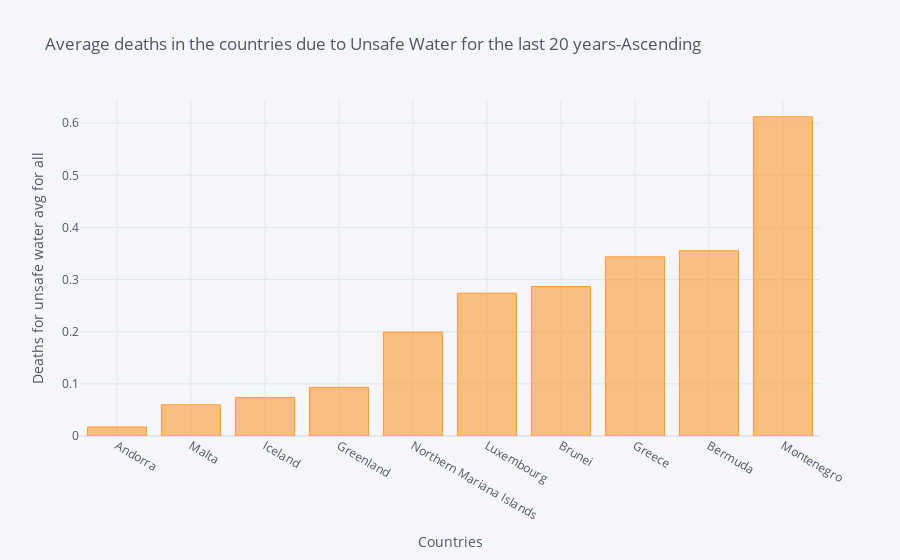

The code cell stored with this chart in its notebook:
### Code cell
avg_all=small_df.sort_values(by='Average Death due to Unsafe Water over the years', ascending=True).head(10)
avg_all[['Country','Average Death due to Unsafe Water over the years']].\
set_index('Country').iplot(kind='bar', xTitle='Countries', yTitle=' Deaths for unsafe water avg for all',
title='Average deaths in the countries due to Unsafe Water for the last 20 years-Ascending ')

### Figure 1 — Plotly figure (JSON) as saved in the notebook; plotly's stock layout.template omitted (floating-point values rounded to 4 significant figures)
{"data": [{"marker": {"color": "rgba(255, 153, 51, 0.6)", "line": {"color": "rgba(255, 153, 51, 1.0)", "width": 1}}, "name": "Average Death due to Unsafe Water over the years", "orientation": "v", "text": "", "type": "bar", "x": ["Andorra", "Malta", "Iceland", "Greenland", "Northern Mariana Islands", "Luxembourg", "Brunei", "Greece", "Bermuda", "Montenegro"], "y": [0.01721, 0.05984, 0.074, 0.09333, 0.1993, 0.2739, 0.2867, 0.3436, 0.3554, 0.6122]}], "layout": {"legend": {"bgcolor": "#F5F6F9", "font": {"color": "#4D5663"}}, "paper_bgcolor": "#F5F6F9", "plot_bgcolor": "#F5F6F9", "title": {"font": {"color": "#4D5663"}, "text": "Average deaths in the countries due to Unsafe Water for the last 20 years-Ascending "}, "xaxis": {"gridcolor": "#E1E5ED", "showgrid": true, "tickfont": {"color": "#4D5663"}, "title": {"font": {"color": "#4D5663"}, "text": "Countries"}, "zerolinecolor": "#E1E5ED"}, "yaxis": {"gridcolor": "#E1E5ED", "showgrid": true, "tickfont": {"color": "#4D5663"}, "title": {"font": {"color": "#4D5663"}, "text": " Deaths for unsafe water avg for all"}, "zerolinecolor": "#E1E5ED"}}}
